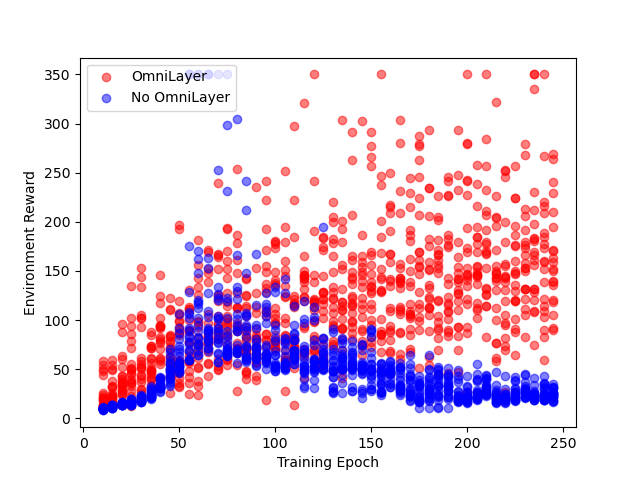

Recreate this plot in Python.
import numpy as np
import matplotlib.pyplot as plt
import os
import gym
import torch
import torch.nn as nn
import torch.utils.data as Data
from itertools import count
import torchvision
from MSE_network import Network_mse, select_action_mse
from network import Network_softmax, select_action_softmax 

BATCH_SIZE = 50
LR = 0.001              # learning rate


class exp_dataset(Data.Dataset):
    def __init__(self):
        self.data = x = torch.load('./dataset1068.exp')
        return
    def __len__(self):
        return len(self.data)
    def  __getitem__(self, idx):
        return self.data[idx][0].to("cpu"), self.data[idx][1].item()

train_data = exp_dataset()
train_loader = Data.DataLoader(dataset=train_data, batch_size=BATCH_SIZE, shuffle=True)
network_softmax = Network_softmax()
optimizer_soft = torch.optim.Adam(network_softmax.parameters(), lr=LR) 
loss_cross = nn.CrossEntropyLoss()

network_mse = Network_mse()
optimizer_mse = torch.optim.Adam(network_mse.parameters(), lr=LR)   # optimize all logistic parameters
loss_mse = nn.MSELoss() 
step_size = 5
for EPOCH in range(10,250,step_size):
    print(EPOCH)

    

    for epoch in range(step_size):
        for step, (b_x, b_y) in enumerate(train_loader):   # gives batch data, normalize x when iterate train_loader
            # print(b_x.size())
            #b_x = b_x.view(-1, 28*28)
            # print(b_x.size())

            output = network_softmax(b_x)[0]               # logistic output
            #print('####output b_y',output,b_y)
            #print('####output b_y',output,b_y)
            loss = loss_cross(output, b_y)   # cross entropy loss
            optimizer_soft.zero_grad()           # clear gradients for this training step
            loss.backward()                 # backpropagation, compute gradients
            optimizer_soft.step()                # apply gradients
        print("softmax traing epoch##",epoch)
    
    env_soft = gym.make("CartPole-v1",max_episode_steps=350)
    num_episodes = 20
    reward_list = []
    for i_episode in range(num_episodes):
        # Initialize the environment and get it's state
        print('env#',i_episode)
        total_reward = 0
        state,a = env_soft.reset()
        for t in count():
            #print(state)
            action = select_action_softmax(torch.tensor(state),network_softmax)
            observation, reward, done, _ ,a= env_soft.step(action.item())
            done = done or _
            #print(reward)
            total_reward += reward
            if done:
                state = None
                #print('total r:',total_reward)
                reward_list.append(total_reward)
                break
            else:
                state = torch.tensor(observation, dtype=torch.float32, device='cpu')
                #print(state)
    
    print(reward_list)
    x1 = np.full((20),EPOCH)
    y1 = reward_list
    if EPOCH == 10:
        plt.scatter(x1, y1, color = 'red',alpha=0.5,label = 'OmniLayer')
    else:
        plt.scatter(x1, y1, color = 'red',alpha=0.5)

    
    for epoch in range(step_size):
        for step, (b_x, b_y) in enumerate(train_loader):   # gives batch data, normalize x when iterate train_loader
            # print(b_x.size())
            #b_x = b_x.view(-1, 28*28)
            # print(b_x.size())
            
            output = network_mse(b_x)[0]               # logistic output
            #print('output ,b_y',output ,b_y)
            loss = loss_mse(output, b_y.float())   # cross entropy loss
            optimizer_mse.zero_grad()           # clear gradients for this training step
            loss.backward()                 # backpropagation, compute gradients
            optimizer_mse.step()                # apply gradients
        print("mse traing epoch##",epoch)  
    env_mse = gym.make("CartPole-v1",max_episode_steps=350)
    num_episodes = 20
    reward_list = []
    for i_episode in range(num_episodes):
        # Initialize the environment and get it's state
        #print('env#',i_episode)
        total_reward = 0
        state,a = env_mse.reset()
        #print('reset done')
        for t in count():
            #print(state)
            #print('t=',t)
            action = select_action_mse(torch.tensor(state),network_mse)
            observation, reward, done, _ ,a= env_mse.step(action.item())
            done = done or _
            #print(reward)
            total_reward += reward
            if done:
                state = None
                #print('total r:',total_reward)
                reward_list.append(total_reward)
                break
            else:
                state = torch.tensor(observation, dtype=torch.float32, device='cpu')
                #print(state)
        #print(total_reward) 
    print(reward_list)
    x1 = np.full((20),EPOCH)
    y1 = reward_list
    if EPOCH == 10:
        plt.scatter(x1, y1, color = 'blue',alpha=0.5,label = 'No OmniLayer')
    else:
        plt.scatter(x1, y1, color = 'blue',alpha=0.5)


plt.xlabel("Training Epoch")
plt.ylabel("Environment Reward")
plt.legend(loc='upper left')
plt.savefig('./scatter3.png')
                             


